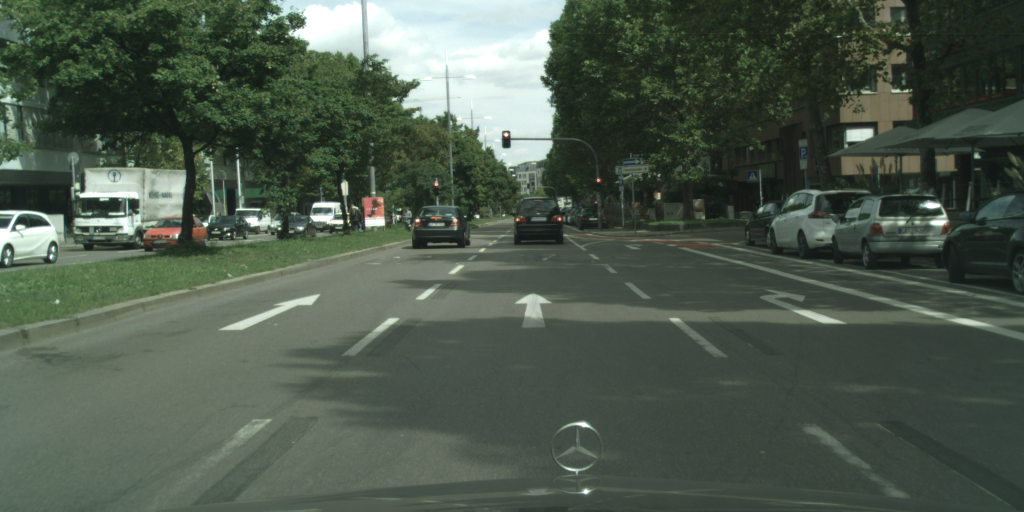
#> input picture ch3/ipm/stuttgart_01_000000_003715_leftImg8bit.png, 2048 x 1024 px (shown at 1/2 size)
$ python ipm.py
#> lines starting #> are read from the running program, lines starting #| are printed output that depends on the picture; after the words box and inside, x2 and y2 are one past the last pixel; in counts of white or black regions, pixels touching at a corner belong together
import json
import cv2
import matplotlib.pyplot as plt
import numpy as np


def rotation_from_euler(roll=0., pitch=0., yaw=0.):
    sr, sp, sy = np.sin(roll), np.sin(pitch), np.sin(yaw)
    cr, cp, cy = np.cos(roll), np.cos(pitch), np.cos(yaw)
    R1 = np.array([
        [cy, -sy, 0],
        [sy, cy, 0],
        [0, 0, 1]
    ])
    R2 = np.array([
        [cp, 0, -sp],
        [0, 1, 0],
        [sp, 0, cp]
    ])
    R3 = np.array([
        [1, 0, 0],
        [0, cr, -sr],
        [0, sr, cr]
    ])
    R = np.identity(4)
    R[:3, :3] = R1 @ R2 @ R3
    return R


def translation_matrix(vector):
    M = np.identity(4)
    M[:3, 3] = vector[:3]
    return M


def load_camera_params(file):
    with open(file, 'rt') as handle:
        p = json.load(handle)

    fx, fy = p['fx'], p['fy']
    u0, v0 = p['u0'], p['v0']

    pitch, roll, yaw = p['pitch'], p['roll'], p['yaw']
    x, y, z = p['x'], p['y'], p['z']

    # Intrinsic
    K = np.array([[fx, 0, u0],
                  [0, fy, v0],
                  [0, 0, 1]])

    # Extrinsic
    # 外参是相机相对于车身坐标的偏移，需要转成车身相对于相机的偏移
    R_cam2veh = rotation_from_euler(roll, pitch, yaw)
    R_veh2cam = np.transpose(R_cam2veh)
    T_veh2cam = -translation_matrix((-x, -y, -z))

    # Rotate to camera coordinates
    R = np.array([[0., -1., 0., 0.],
                  [0., 0., -1., 0.],
                  [1., 0., 0., 0.],
                  [0., 0., 0., 1.]])
    RT = R @ R_veh2cam @ T_veh2cam
    R = RT[:3, :3]
    T = RT[:3, 3:]
    return K, R, T


def get_homography(K, R, T):
    RT1 = np.concatenate((R[:, :2], T), axis=1)
    Hi = K @ RT1
    H = np.linalg.inv(Hi)
    return H


def ipm(coord, K, R, T):
    H = get_homography(K, R, T)
    xyz = H @ coord
    xyz = xyz / xyz[2, 0]  # 归一化坐标
    return xyz[:, 0]


def draw_ipm(image, K, R, T, target_w, target_h):
    H = get_homography(K, R, T)

    K_top = np.array([
            [10, 0, 0],     # 每10个像素代表1米
            [0, -10, 250],  # y需要翻转一下，图像的y轴从上到下，而车坐标y轴从下到上
            [0, 0, 1]])

    H = K_top @ H
    warped = cv2.warpPerspective(image, H, (target_w, target_h),
                                 flags=cv2.INTER_LINEAR,
                                 borderMode=cv2.BORDER_CONSTANT,
                                 borderValue=0)
    return warped


if __name__ == '__main__':
    # Retrieve camera parameters
    image = cv2.imread('stuttgart_01_000000_003715_leftImg8bit.png')
#> image is the input picture: shape (1024, 2048, 3); mean B, G, R 75.9, 89, 76.7
    TARGET_H, TARGET_W = 500, 500
    K, R, T = load_camera_params('camera.json')
#> (reads ch3/ipm/camera.json from the repository)

    # Warp the image
    warped = draw_ipm(image, K, R, T, TARGET_W, TARGET_H)
#> in draw_ipm, `warped = cv2.warpPerspective(image, H, (target_w, target_h), flags=cv2..`:
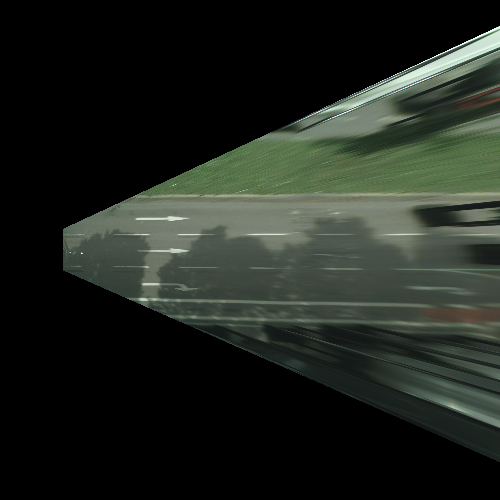
#> warped: shape (500, 500, 3); mean B, G, R 30.9, 37.3, 32.2

    # roi = cv2.selectROI("please select a car.", image, False, False)
    for roi in [(823, 410, 121, 86), (1029, 394, 99, 94)]:
        x, y, w, h = roi
        xc = int(x + w * 0.5)
        yc = y + h
        bottom_center = np.array([[xc], [yc], [1.0]])
        depth, dy, _ = ipm(bottom_center, K, R, T)
        print(depth, dy)

        cv2.circle(image, (xc, yc), 3, (255, 0, 0), 3)
        cv2.rectangle(image, (x, y), (x+w, y+h), (0, 255, 255), 2)
        cv2.putText(image, f"x={depth:.1f}m", (x, y + h + 30),
                    cv2.FONT_HERSHEY_SIMPLEX, 1.0, (0, 255, 255), 2)
        cv2.putText(image, f"y={dy:.1f}m", (x, y + h + 60),
                    cv2.FONT_HERSHEY_SIMPLEX, 1.0, (0, 255, 255), 2)
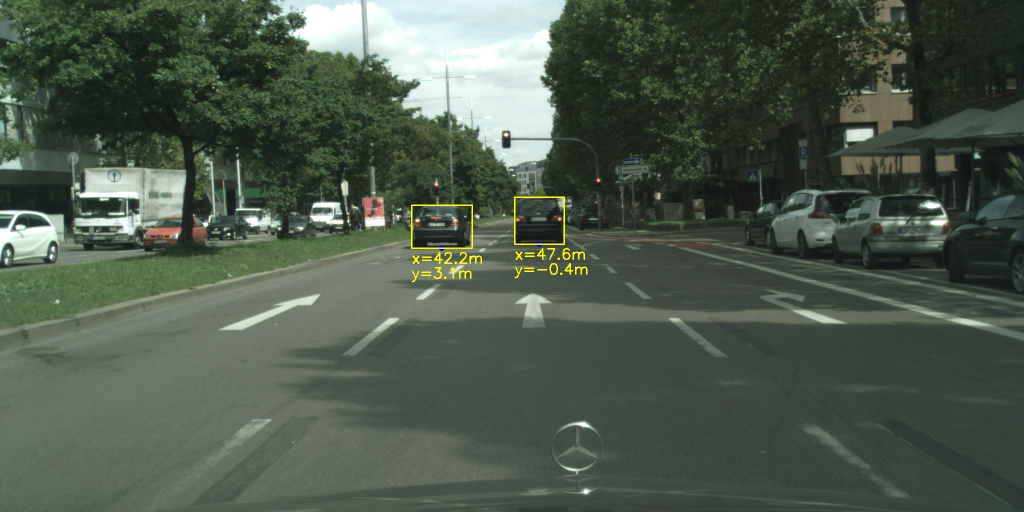
#> image: shape (1024, 2048, 3) (shown at 1/2 size); 0.28% of pixels changed, all inside (x1, y1, x2, y2) = (822, 393, 1175, 565)
    cv2.imshow("Front View", cv2.resize(image, (image.shape[1]//2, image.shape[0]//2)))
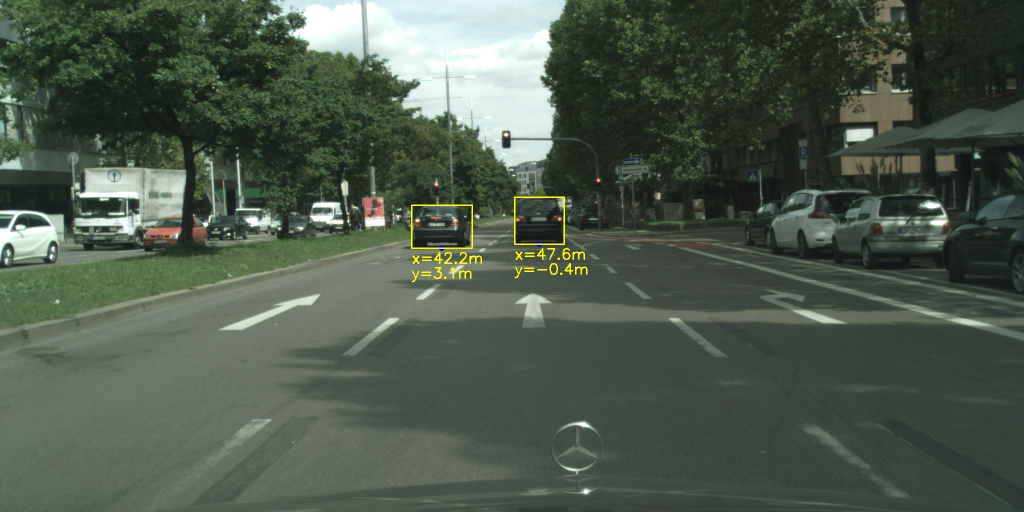
#> window 'Front View': shape (512, 1024, 3); mean B, G, R 75.8, 89.5, 77.3
    cv2.waitKey(0)
    plt.imshow(cv2.cvtColor(warped, cv2.COLOR_BGR2RGB))
    plt.xticks(np.arange(0, 500, 50), [str(x) + "m" for x in np.arange(0, 50, 5)])
    plt.yticks(np.arange(0, 500, 50), [str(x) + "m" for x in -np.arange(-25, 25, 5)])
    plt.tight_layout()
    plt.show()
